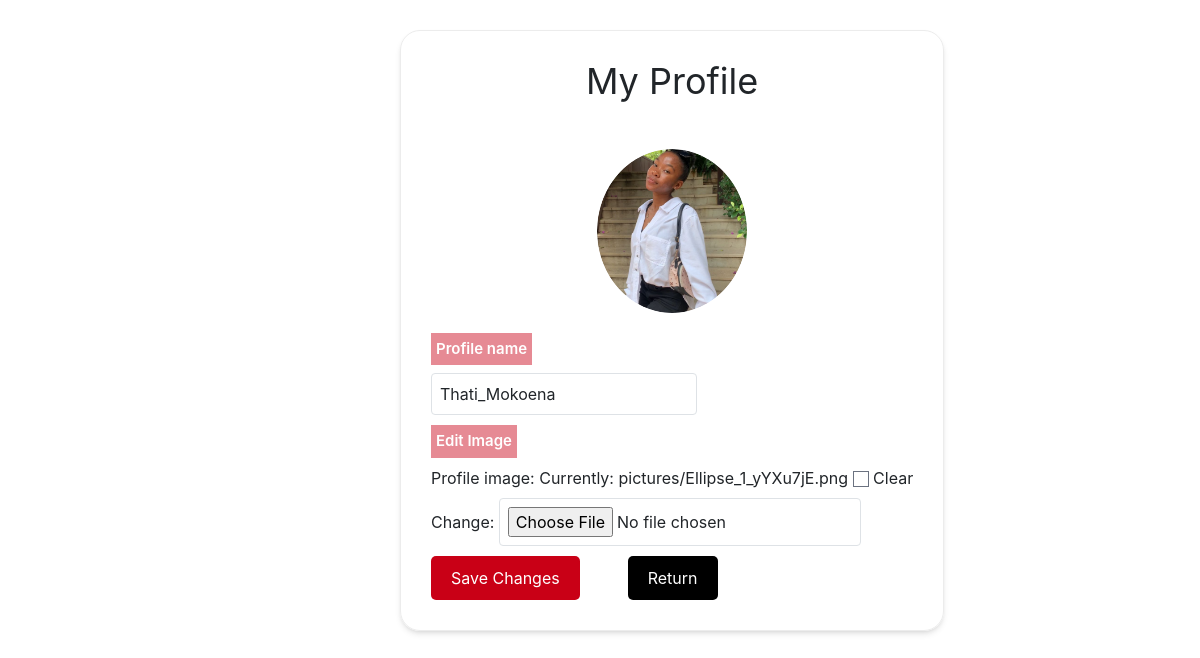
The app's page /profile (signed in), older data.
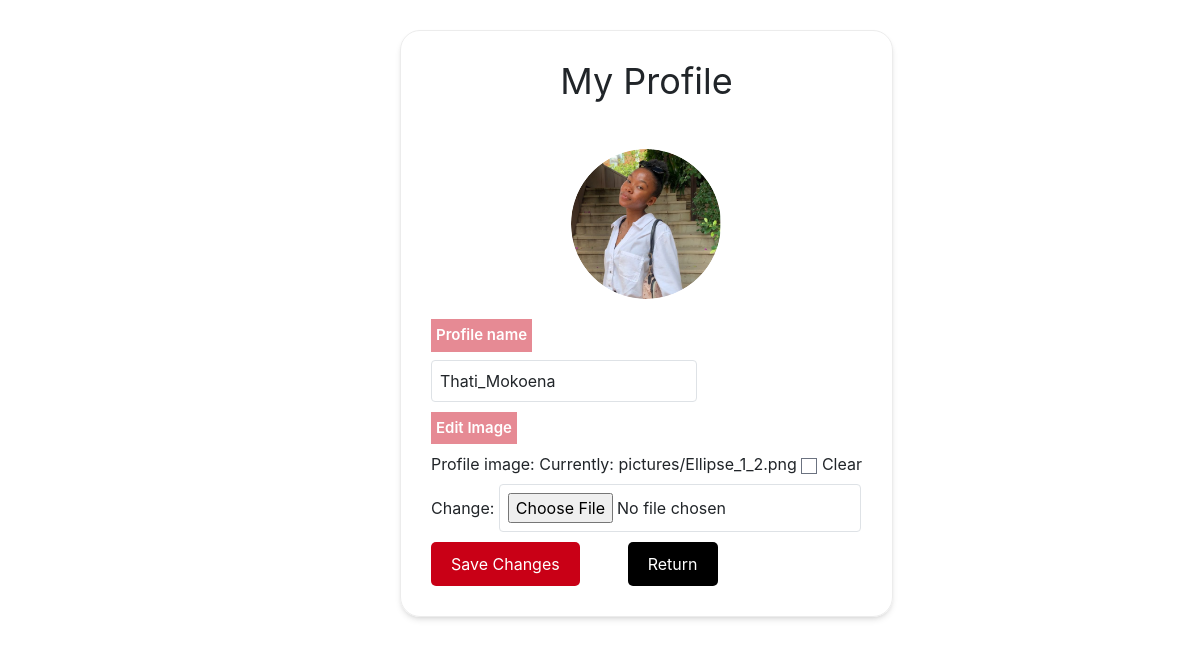
The same page, newer data.
### mail/models.py (models this page shows, shortened)
class User(AbstractUser):
    pass

class Profile(models.Model):
    user = models.OneToOneField(User, on_delete=models.CASCADE)
    profile_image = models.ImageField(upload_to='pictures/', null=True, blank=True)

### mail/views.py (the view)
# urls.py: path("profile", views.profile, name="profile"),
@login_required
def profile(request):
    if request.method == 'POST':
        u_form = UserUpdateForm(request.POST, instance=request.user)
        p_form = ProfileForm(request.POST, request.FILES, instance=request.user.profile)
        if u_form.is_valid() and p_form.is_valid():
            u_form.save()
            p_form.save()
            return redirect('profile')
    else:
        u_form = UserUpdateForm(instance=request.user)
        p_form = ProfileForm(instance=request.user.profile)
    context = {
        'u_form': u_form,
        'p_form': p_form
    }
    return render(request, 'mail/profile.html', context)

### mail/forms.py
class UserUpdateForm(forms.ModelForm):
    class Meta:
        model = User
        fields = ['username']
        widgets = {
            'username': forms.TextInput(attrs={
                'class': 'w-full p-2 rounded border border-gray-300 focus:outline-none focus:ring-2 focus:ring-blue-500',
                'placeholder': 'Profile name'
            }),
        }

class ProfileForm(forms.ModelForm):
    class Meta:
        model = Profile
        fields = ['profile_image']
        widgets = {
            'profile_image': forms.ClearableFileInput(attrs={
                'class': 'w-full p-2 rounded border border-gray-300 focus:outline-none focus:ring-2 focus:ring-blue-500'
            }),
        }

### mail/templates/mail/profile.html (shortened to what this page needs)
{% extends "mail/layout.html" %}
{% load static tailwind_tags %}
{% load static %}
{% block body %}
<div class="profile-contain shadow-md ">
  <h2 class="flex mb-5 justify-center text-4xl">My Profile</h2>
  {% if user.profile.profile_image %}
  <img class="profile-image" width="150px" src="{{ user.profile.profile_image.url }}" alt="Profile Picture">
  {% else %}
  <p>No profile picture uploaded.</p>
  {% endif %}
  <form method="POST" enctype="multipart/form-data" class="form-container">
    <div>
      <label for="username" class="label">Profile name</label>
      {{ u_form.username }}
    </div>
    <div>
      <label for="username" class=" label">Edit Image</label>
      {{ p_form.as_p }}
    </div>
    <div class=" flex items-center justify-between">
      <button type="submit" class="submit-button mr-5">
        Save Changes
      </button>
      <a style=" text-decoration: none; color: white;" class="submit-button white" href=" {% url 'index' %}">Return
      </a>
    </div>
  </form>
</div>
{% endblock %}

### mail/templates/mail/layout.html (shortened to what this page needs)
{% load static tailwind_tags %}
{% load static %}
<!DOCTYPE html>
<html lang="en">
<head>
    <link rel="stylesheet" href="https://stackpath.bootstrapcdn.com/bootstrap/4.4.1/css/bootstrap.min.css"
>
    <link rel="stylesheet" href="{% static 'mail/styles.css' %}">
    {% tailwind_css %}
</head>
<body class="padding">
    <div>
        {% block body %}
        {% endblock %}
    </div>
</body>
</html>

### mail/templates/mail/layout.html (style rules this page uses)
.padding { padding: 0px; }

### mail/templates/mail/profile.html (style rules this page uses)
.profile-contain { display: flex; border: 1px solid rgb(236, 236, 236); flex-direction: column; border-radius: 20px; width: fit-content; align-items: center; position: absolute; padding: 30px; height: max-content; width: fit-content; margin-left: 400px; margin-top: 30px; }
.profile-image { margin-bottom: 20px; border-radius: 50%; }
.form-container { display: flex; flex-direction: column; gap: 10px; width: 100%; }
.submit-button { align-items: center; display: flex; justify-content: center; background-color: #C90016; color: white; padding: 10px 20px; width: fit-content; border-radius: 5px; cursor: pointer; }
.shadow-md { --tw-shadow: 0 4px 6px -1px rgb(0 0 0 / 0.1), 0 2px 4px -2px rgb(0 0 0 / 0.1); --tw-shadow-colored: 0 4px 6px -1px var(--tw-shadow-color), 0 2px 4px -2px var(--tw-shadow-color); box-shadow: var(--tw-ring-offset-shadow, 0 0 #0000), var(--tw-ring-shadow, 0 0 #0000), var(--tw-shadow); }
.label { width: fit-content; padding: 5px 5px; display: flex; font-size: 15px; font-weight: 600; color: white; background-color: #E68A94; }
.white { background-color: black; color: white; }

Row changes from the older to the newer data that the page shows:
changed User "Thati_Mokoena": profile.profile_image: a different picture
Text that changed along with them:
text no longer shown: "Profile image: Currently: pictures/Ellipse_1_yYXu7jE.png Clear Change:"
text now shown: "Profile image: Currently: pictures/Ellipse_1_2.png Clear Change:"
